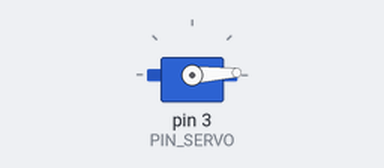
A sketch run on a simulated Arduino Uno, built with avr-gcc and run on an emulated ATmega328P. On the bench: servo.

Above: at 0.05 s.
At 1.4 s:
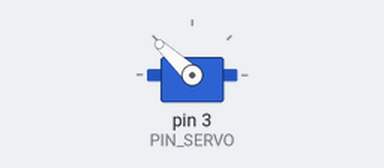
At 2.75 s:
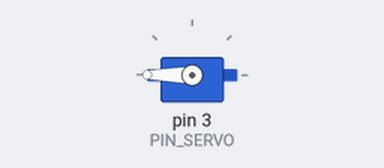
At 5.5 s:
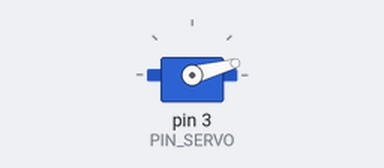
Timing chart, 0 to 9.9 s (numbered marks = the images above):
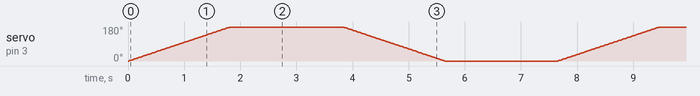

The sketch:

Prak_MCU_9_PergerakanMotorServo180.ino
```cpp
#include <Servo.h>
const byte PIN_SERVO = 3;
Servo myservo;
int posisi = 0;
int SERVO_MAX = 180;

void setup() {
  // put your setup code here, to run once:
  myservo.attach(PIN_SERVO);
}

void loop() {
  // put your main code here, to run repeatedly:
  for (int i = 0; i <= SERVO_MAX; i++){
    myservo.write(i);
    delay(10);
  }
delay(2000);
for (int i = SERVO_MAX; i >= 0; i--){
  myservo.write(i);
  delay(10);
}
delay(2000);
}
```
